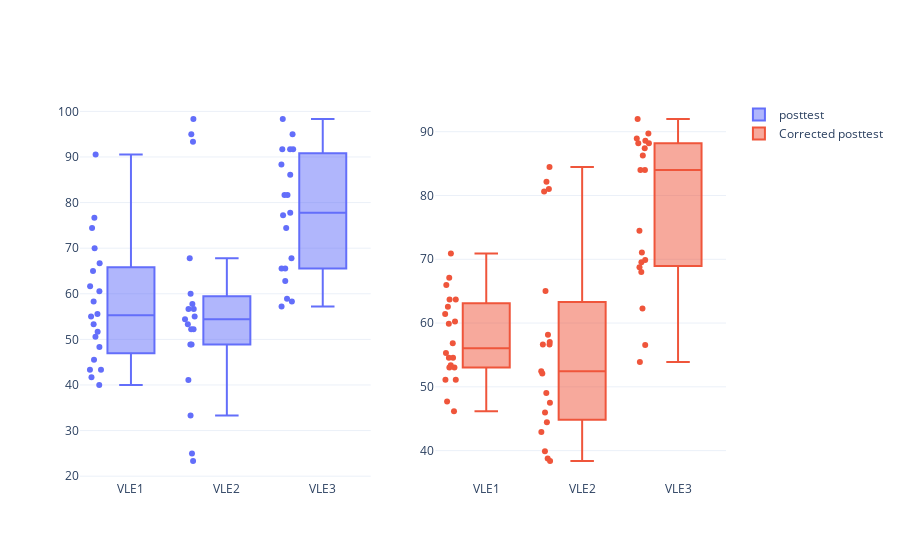

The code cell stored with this chart in its notebook:
### Code cell
fig = subplots.make_subplots(rows = 1, cols = 2)

fig.add_trace(
    graph_objects.Box(
        y = df.posttest,
        x = df.VLEs,
        boxpoints = 'all',
        name = 'posttest'
    ),
    row = 1,
    col = 1
)

fig.add_trace(
    graph_objects.Box(
        y = df.Estimated,
        x = df.VLEs,
        boxpoints = 'all',
        name = 'Corrected posttest'
    ),
    row = 1,
    col = 2
)

### Figure 1 — Plotly figure (JSON) as saved in the notebook; plotly's stock layout.template omitted (floating-point values rounded to 4 significant figures)
{"data": [{"boxpoints": "all", "name": "posttest", "type": "box", "x": ["VLE1", "VLE1", "VLE1", "VLE1", "VLE1", "VLE1", "VLE1", "VLE1", "VLE1", "VLE1", "VLE1", "VLE1", "VLE1", "VLE1", "VLE1", "VLE1", "VLE1", "VLE1", "VLE1", "VLE1", "VLE2", "VLE2", "VLE2", "VLE2", "VLE2", "VLE2", "VLE2", "VLE2", "VLE2", "VLE2", "VLE2", "VLE2", "VLE2", "VLE2", "VLE2", "VLE2", "VLE2", "VLE2", "VLE2", "VLE3", "VLE3", "VLE3", "VLE3", "VLE3", "VLE3", "VLE3", "VLE3", "VLE3", "VLE3", "VLE3", "VLE3", "VLE3", "VLE3", "VLE3", "VLE3", "VLE3", "VLE3", "VLE3"], "xaxis": "x", "y": [48.33, 90.56, 55, 43.33, 51.67, 50.56, 65, 76.67, 41.67, 70, 61.67, 55.56, 43.33, 45.56, 53.33, 60.56, 66.67, 74.44, 40, 58.33, 23.33, 56.67, 60, 52.22, 41.11, 93.33, 57.78, 95, 55, 56.67, 52.22, 53.33, 48.89, 67.78, 98.33, 25, 48.89, 54.44, 33.33, 91.67, 98.33, 86.11, 88.33, 81.67, 67.78, 57.22, 77.22, 91.67, 81.67, 95, 65.56, 62.78, 74.44, 77.78, 58.33, 91.67, 65.56, 58.89], "yaxis": "y"}, {"boxpoints": "all", "name": "Corrected posttest", "type": "box", "x": ["VLE1", "VLE1", "VLE1", "VLE1", "VLE1", "VLE1", "VLE1", "VLE1", "VLE1", "VLE1", "VLE1", "VLE1", "VLE1", "VLE1", "VLE1", "VLE1", "VLE1", "VLE1", "VLE1", "VLE1", "VLE2", "VLE2", "VLE2", "VLE2", "VLE2", "VLE2", "VLE2", "VLE2", "VLE2", "VLE2", "VLE2", "VLE2", "VLE2", "VLE2", "VLE2", "VLE2", "VLE2", "VLE2", "VLE2", "VLE3", "VLE3", "VLE3", "VLE3", "VLE3", "VLE3", "VLE3", "VLE3", "VLE3", "VLE3", "VLE3", "VLE3", "VLE3", "VLE3", "VLE3", "VLE3", "VLE3", "VLE3", "VLE3"], "xaxis": "x2", "y": [56.83, 60.26, 62.55, 61.4, 53.4, 54.55, 70.92, 65.97, 51.12, 54.55, 67.11, 47.69, 55.31, 53.02, 51.12, 63.68, 63.68, 59.88, 46.17, 53.02, 42.94, 81.02, 38.37, 52.08, 39.9, 80.64, 56.65, 84.45, 65.03, 44.47, 58.18, 45.99, 49.03, 47.51, 82.17, 38.75, 56.65, 57.03, 52.46, 89.7, 91.99, 88.18, 83.99, 88.18, 53.91, 68.76, 86.27, 88.56, 83.99, 87.42, 69.9, 62.28, 74.47, 68.0, 56.57, 88.94, 71.04, 69.52], "yaxis": "y2"}], "layout": {"xaxis": {"anchor": "y", "domain": [0, 0.45]}, "xaxis2": {"anchor": "y2", "domain": [0.55, 1]}, "yaxis": {"anchor": "x", "domain": [0, 1]}, "yaxis2": {"anchor": "x2", "domain": [0, 1]}}}
